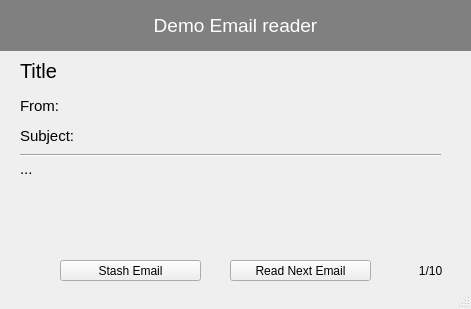
<?xml version="1.0" encoding="UTF-8"?>
<ui version="4.0">
 <class>MainWindow</class>
 <widget class="QMainWindow" name="MainWindow">
  <property name="geometry">
   <rect>
    <x>0</x>
    <y>0</y>
    <width>471</width>
    <height>309</height>
   </rect>
  </property>
  <property name="windowTitle">
   <string>MainWindow</string>
  </property>
  <widget class="QWidget" name="centralwidget">
   <widget class="QLabel" name="title">
    <property name="geometry">
     <rect>
      <x>0</x>
      <y>0</y>
      <width>471</width>
      <height>51</height>
     </rect>
    </property>
    <property name="font">
     <font>
      <pointsize>14</pointsize>
     </font>
    </property>
    <property name="styleSheet">
     <string notr="true">#title {
	background-color:grey;
	color: white;
}</string>
    </property>
    <property name="text">
     <string>Demo Email reader</string>
    </property>
    <property name="alignment">
     <set>Qt::AlignCenter</set>
    </property>
   </widget>
   <widget class="QLabel" name="enumerate">
    <property name="geometry">
     <rect>
      <x>390</x>
      <y>250</y>
      <width>81</width>
      <height>41</height>
     </rect>
    </property>
    <property name="text">
     <string>1/10</string>
    </property>
    <property name="alignment">
     <set>Qt::AlignCenter</set>
    </property>
   </widget>
   <widget class="QPushButton" name="nextButton">
    <property name="geometry">
     <rect>
      <x>230</x>
      <y>260</y>
      <width>141</width>
      <height>21</height>
     </rect>
    </property>
    <property name="cursor">
     <cursorShape>PointingHandCursor</cursorShape>
    </property>
    <property name="text">
     <string>Read Next Email</string>
    </property>
   </widget>
   <widget class="QPushButton" name="stashButton">
    <property name="geometry">
     <rect>
      <x>60</x>
      <y>260</y>
      <width>141</width>
      <height>21</height>
     </rect>
    </property>
    <property name="cursor">
     <cursorShape>PointingHandCursor</cursorShape>
    </property>
    <property name="text">
     <string>Stash Email</string>
    </property>
   </widget>
   <widget class="QLabel" name="titleLabel">
    <property name="geometry">
     <rect>
      <x>20</x>
      <y>60</y>
      <width>151</width>
      <height>21</height>
     </rect>
    </property>
    <property name="font">
     <font>
      <pointsize>15</pointsize>
     </font>
    </property>
    <property name="text">
     <string>Title</string>
    </property>
   </widget>
   <widget class="QLabel" name="fromLabel">
    <property name="geometry">
     <rect>
      <x>20</x>
      <y>90</y>
      <width>151</width>
      <height>31</height>
     </rect>
    </property>
    <property name="font">
     <font>
      <pointsize>11</pointsize>
     </font>
    </property>
    <property name="text">
     <string>From:</string>
    </property>
   </widget>
   <widget class="QLabel" name="textLabel">
    <property name="geometry">
     <rect>
      <x>20</x>
      <y>160</y>
      <width>421</width>
      <height>81</height>
     </rect>
    </property>
    <property name="font">
     <font>
      <pointsize>11</pointsize>
     </font>
    </property>
    <property name="text">
     <string>...</string>
    </property>
    <property name="alignment">
     <set>Qt::AlignLeading|Qt::AlignLeft|Qt::AlignTop</set>
    </property>
    <property name="wordWrap">
     <bool>true</bool>
    </property>
    <property name="openExternalLinks">
     <bool>false</bool>
    </property>
   </widget>
   <widget class="QLabel" name="subjectLabel">
    <property name="geometry">
     <rect>
      <x>20</x>
      <y>120</y>
      <width>151</width>
      <height>31</height>
     </rect>
    </property>
    <property name="font">
     <font>
      <pointsize>11</pointsize>
     </font>
    </property>
    <property name="text">
     <string>Subject:</string>
    </property>
   </widget>
   <widget class="Line" name="line">
    <property name="geometry">
     <rect>
      <x>20</x>
      <y>140</y>
      <width>421</width>
      <height>31</height>
     </rect>
    </property>
    <property name="orientation">
     <enum>Qt::Horizontal</enum>
    </property>
   </widget>
  </widget>
  <widget class="QStatusBar" name="statusbar"/>
 </widget>
 <resources/>
 <connections/>
</ui>
